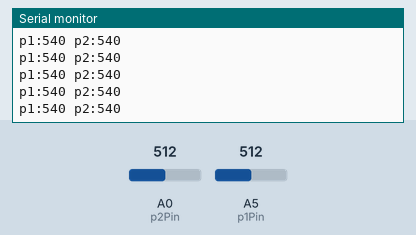
The sketch below on a simulated Arduino Uno, built with avr-gcc and run on an emulated ATmega328P. Shown: the last lines printed to the serial monitor. The test bench sets the inputs (shaded band); at power-on: A0 (p2Pin) = 512, A5 (p1Pin) = 512.

Above: at 1.2 s.
1.3 s: A0 (p2Pin) set to 99
At 2.1 s:
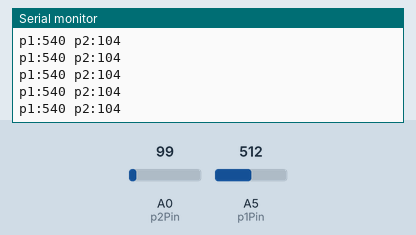
2.8 s: A0 (p2Pin) set to 88
At 3.5 s:
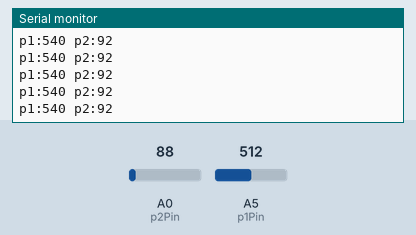
5.8 s: A0 (p2Pin) set to 11
At 6.6 s:
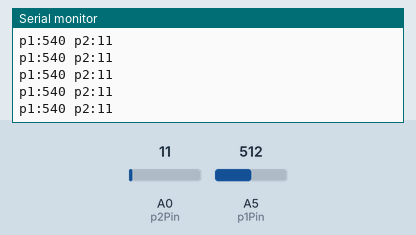
7.3 s: A0 (p2Pin) set to 8
At 7.9 s:
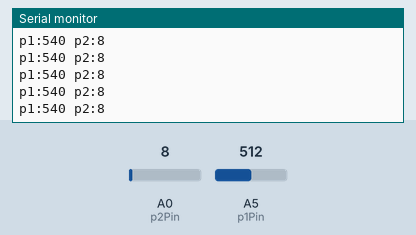
8.8 s: A5 (p1Pin) set to 101
At 9.7 s:
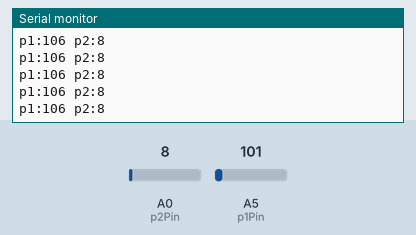
11.8 s: A5 (p1Pin) set to 90
At 12.7 s:
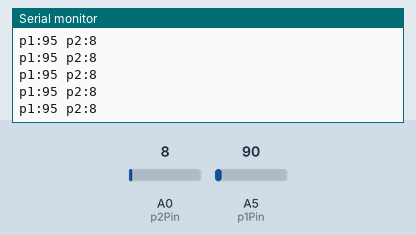
Timing chart, 0 to 14.3 s (numbered marks = the images above; inputs shaded):
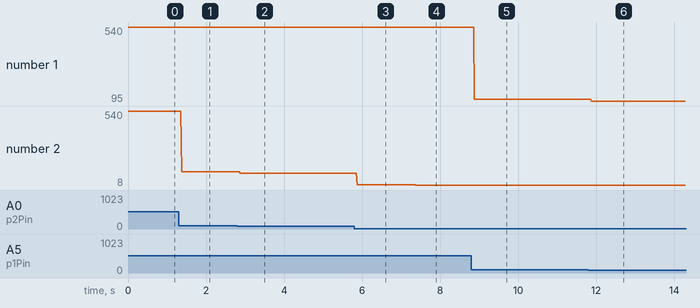

Measured:
- after the input at 1.3 s, the serial monitor: prints a new line after 0.07 s (image 1)
- after the input at 2.8 s, the serial monitor: prints a new line after 0.07 s (image 2)
- after the input at 5.8 s, the serial monitor: prints a new line after 0.07 s (image 3)
- after the input at 7.3 s, the serial monitor: prints a new line after 0.07 s (image 4)
- after the input at 8.8 s, the serial monitor: prints a new line after 0.07 s (image 5)
- after the input at 11.8 s, the serial monitor: prints a new line after 0.07 s (image 6)
- plotted number 1: 540 → 106 after the input at 8.8 s, 106 → 95 after the input at 11.8 s
- plotted number 2: 540 → 104 after the input at 1.3 s, 104 → 92 after the input at 2.8 s, 92 → 11 after the input at 5.8 s, 11 → 8 after the input at 7.3 s

The sketch:

pong_input.ino
```cpp
int p1Pin = A5;
int p2Pin = A0;
int StartPin = 12;
int playerPositions[]= {0,0};
int winWidth = 1920;
int winHeight = 1080;

void setup() {
  // put your setup code here, to run once:
  Serial.begin(9600);
}

void loop() {
  // put your main code here, to run repeatedly:
  playerPositions[0] = map(analogRead(p1Pin),0,1023,0,winHeight);
  playerPositions[1] = map(analogRead(p2Pin),0,1023,0,winHeight);
  Serial.print("p1:");
  Serial.print(playerPositions[0]);
  Serial.print(" p2:");
  Serial.println(playerPositions[1]);

}
```
